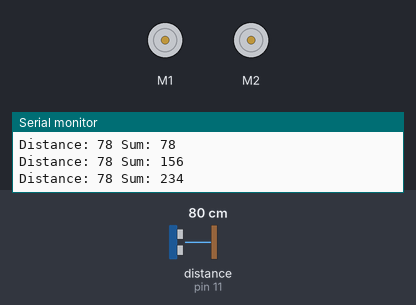
A sketch run on a simulated Arduino Uno, built with avr-gcc and run on an emulated ATmega328P. On the bench: 2 × DC motor (green arrow = forward, orange = backward, longer = faster), the last lines printed to the serial monitor. Wiring (inferred from the names in the program): ultrasonic range finder: trigger pin 12; echo pin 11. The inputs (shaded band) are chosen by the test bench; at power-on: distance to the obstacle (sensor on pin 11) 80 cm. The echo pulse lasts 58.3 µs per cm.

Above: at 1.2 s.
1.3 s: distance to the obstacle (sensor on pin 11) set to 13 cm
2.8 s: distance to the obstacle (sensor on pin 11) set to 10 cm
At 5.7 s:
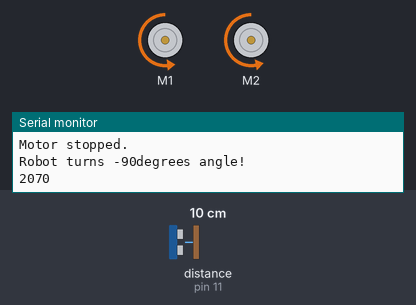
5.8 s: distance to the obstacle (sensor on pin 11) set to 18 cm
At 6.7 s:
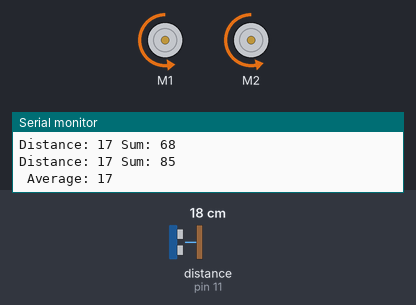
8.8 s: distance to the obstacle (sensor on pin 11) set to 2 cm
At 9.59 s:
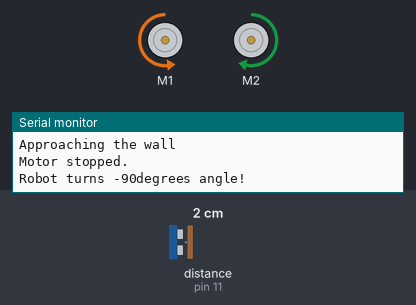
11.8 s: distance to the obstacle (sensor on pin 11) set to 250 cm
At 13.4 s:
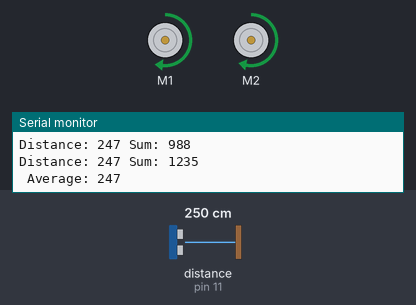
14.8 s: distance to the obstacle (sensor on pin 11) set to 4 cm
At 15.2 s:
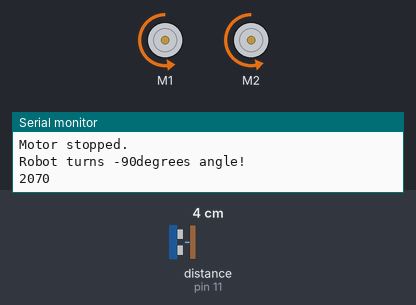
Timing chart, 0 to 18.8 s (numbered marks = the images above; inputs shaded):
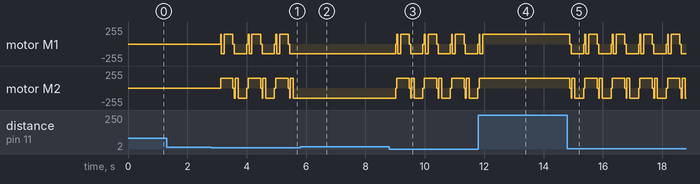

The sketch:

detect_turn.ino
```cpp
#include <Adafruit_MotorShield.h>

Adafruit_MotorShield AFMS = Adafruit_MotorShield();
Adafruit_DCMotor *right_motor = AFMS.getMotor(1);
Adafruit_DCMotor *left_motor = AFMS.getMotor(2);
int right_motor_speed = 144;
int left_motor_speed = 150;
int turn_90 = 2156;
int moving_time = 2000;
int threshold = 10;

// defines pins numbers
const int trigPin = 12;
const int echoPin = 11;
// defines variables
long duration; // Ultrasound;
int distance; // Ultrasound;
int count = 0;
bool moving = 1;

void setup() {
  // put your setup code here, to run once:
  Serial.begin(9600); // set up Serial library at 9600 bps
  pinMode(trigPin, OUTPUT); // Sets the trigPin as an Output
  pinMode(echoPin, INPUT); // Sets the echoPin as an Input
  Serial.println("Adafruit Motorshield v2 initialised!");

  AFMS.begin();
}

void loop() {

  while (1){

  if (!moving){
    moving = true;
    Serial.println("Start Moving");
    } // if

  if (moving){
  int sum_distance = 0;
  for (int i=0; i<5; i++) {
    sum_distance += get_distance();
    Serial.println(" Sum: " + String(sum_distance));
    delay(10);}

  sum_distance = sum_distance / 5;
  Serial.println(" Average: " + String(sum_distance));

  if (distance <= threshold){
    Serial.println("Approaching the wall");
    stop_motor();
    moving = 0;
    if (count%2 == 0) {
      turn(right_motor_speed, left_motor_speed, 90);
      move_straight(right_motor_speed, left_motor_speed);
      delay(100);
      stop_motor();
      turn(right_motor_speed, left_motor_speed, 90);
      count ++;}
    else {
      turn(right_motor_speed, left_motor_speed, -90);
      move_straight(right_motor_speed, left_motor_speed);
      delay(100);
      stop_motor();
      turn(right_motor_speed, left_motor_speed, -90);
      count ++;}
    } // if

  delay(200);}

  }
}

void stop_motor(){
  right_motor->setSpeed(0);
  left_motor->setSpeed(0);
  Serial.println("Motor stopped.");

}
void move_straight(int right_motor_speed, int left_motor_speed) {
  Serial.println("Moving straight.");
  right_motor->setSpeed(right_motor_speed);
  left_motor->setSpeed(left_motor_speed);
  left_motor->run(FORWARD);
  right_motor->run(BACKWARD);
}

void turn(int right_motor_speed, int left_motor_speed, int angle) {

  Serial.println("Robot turns " + String(angle) + "degrees angle!");

  right_motor->setSpeed(right_motor_speed);
  left_motor->setSpeed(left_motor_speed);

  if (angle < 0) {
      right_motor->run(BACKWARD);
      left_motor->run(BACKWARD);
      angle = -angle;
    }
  else{
      right_motor->run(FORWARD);
      left_motor->run(FORWARD);
    }

  moving_time = angle * ((turn_90) / 90);
  Serial.println(String(moving_time));
}

int get_distance(){

  // Clears the trigPin
  digitalWrite(trigPin, LOW);
  delayMicroseconds(2);

  // Sets the trigPin on HIGH state for 10 micro seconds
  digitalWrite(trigPin, HIGH);
  delayMicroseconds(10);
  digitalWrite(trigPin, LOW);

  // Reads the echoPin, returns the sound wave travel time in microseconds
  duration = pulseIn(echoPin, HIGH);

  // Calculating the distance
  distance = duration*0.034/2;

  // Prints the distance on the Serial Monitor
  Serial.print("Distance: ");
  Serial.print(distance);

  return distance;
}
```

Measured:
- the behaviour switches between 12 and 11 cm on distance to the obstacle (sensor on pin 11) (found by bisection; images 0 and 1)
- after the input at 5.8 s, motor M1: stops changing and stays backward 144/255; motor M2: stops changing and stays backward 150/255
- after the input at 11.8 s, motor M1: goes on until 12.0 s, then stays forward 144/255; motor M2: goes on until 11.8 s, then stays forward 150/255
